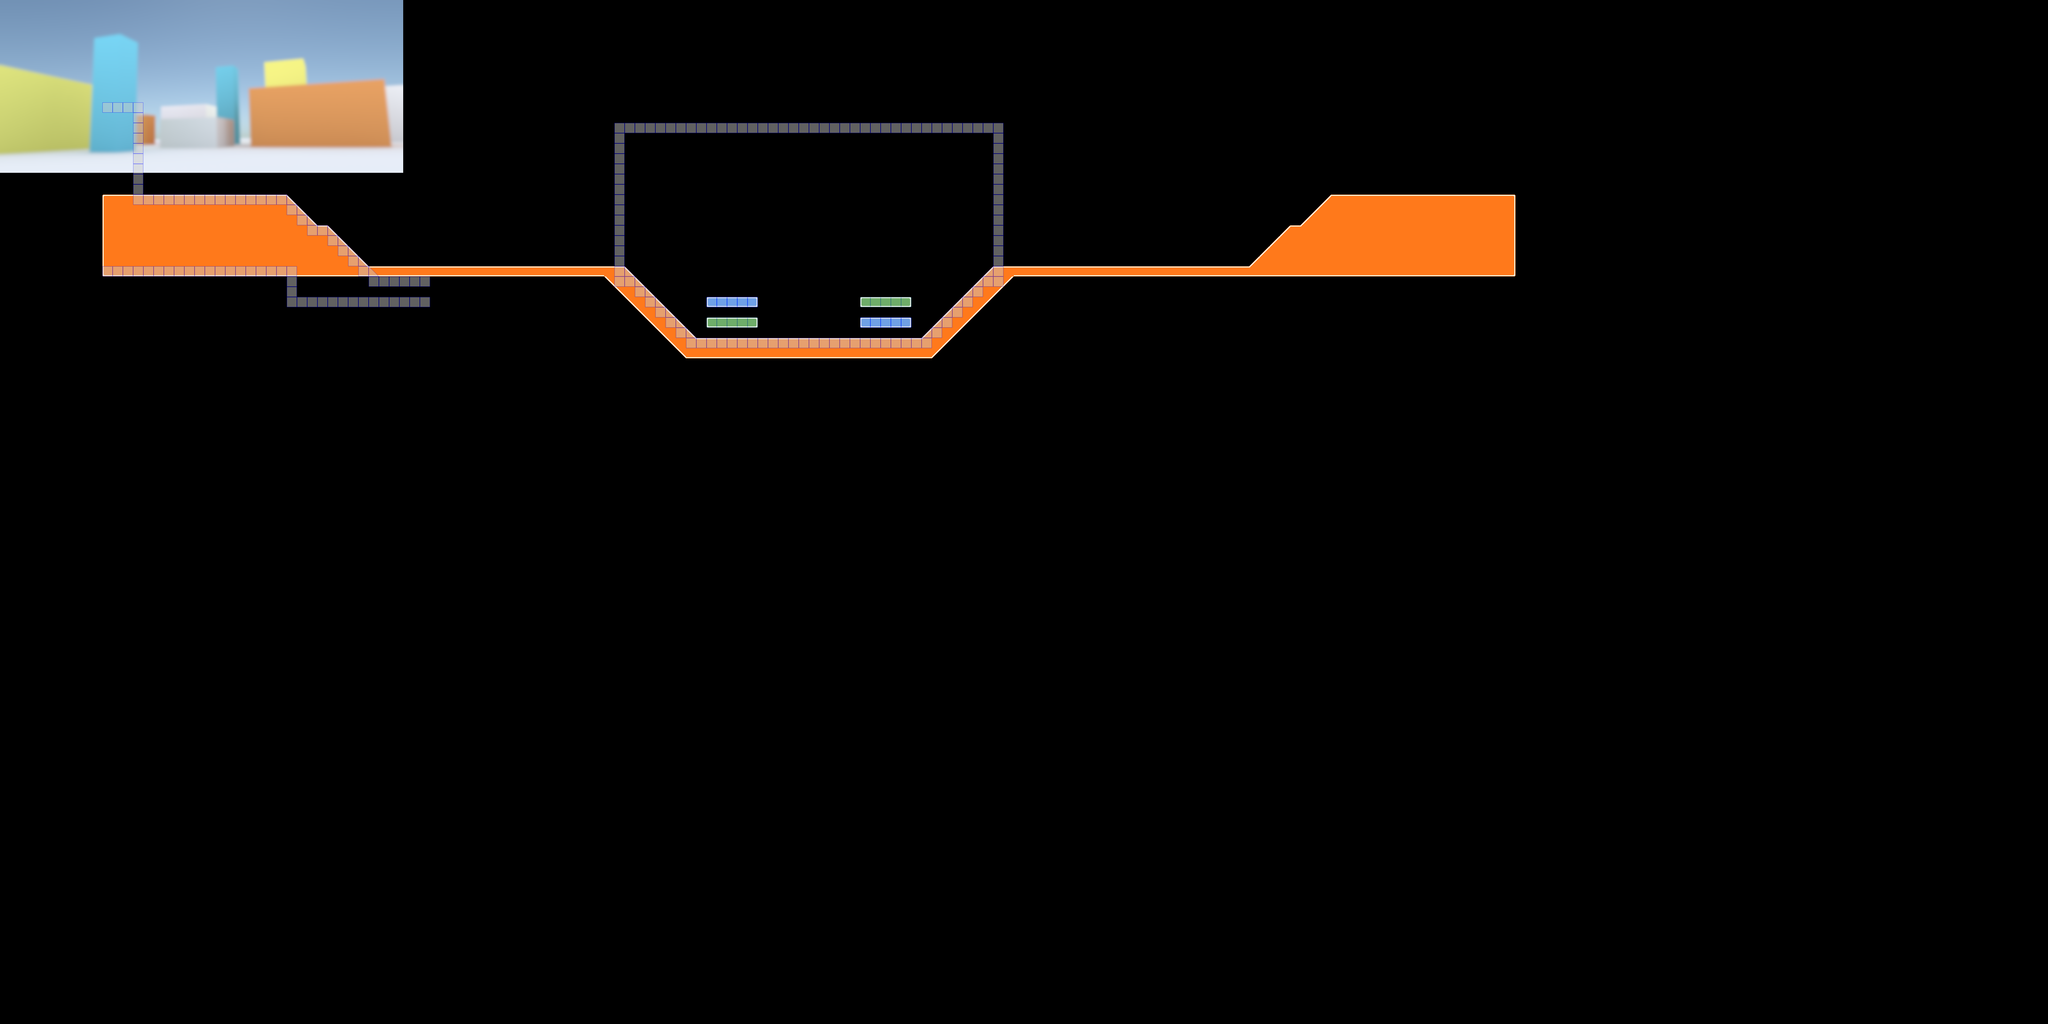

This is a level from a 2D game, rendered from its Tiled map with the project's own tilesets. A one-line summary and the map file follow, with tile-layer data summarised:
An orthogonal 200x100 tile map with 32x32 px tiles, 4 tile layers (SharedLayer, SharedCollision, BlueCollision, GreenCollision), 3 hidden layers not drawn, 11 tilesets, 1 image layer and 9 objects (2x player1, 2x player2, TitleScreen, Prop, Trigger, ...).

<map version="1.0" orientation="orthogonal" width="200" height="100" tilewidth="32" tileheight="32">
 <tileset firstgid="1" name="tilemap2" tilewidth="32" tileheight="32">
  <image source="../sprites/tilemap2.png" width="256" height="512" />
  <terraintypes>
   <terrain name="testterrain" tile="-1" />
  </terraintypes>
  <tile id="5" terrain="0,0,0,0" />
 </tileset>
 <tileset firstgid="129" name="collision" tilewidth="32" tileheight="32">
  <image source="../sprites/collision.gif" width="160" height="32" />
  <tile id="0">
   <properties>
    <property name="colshape" value="1" />
   </properties>
  </tile>
  <tile id="1">
   <properties>
    <property name="colshape" value="2" />
   </properties>
  </tile>
  <tile id="2">
   <properties>
    <property name="colshape" value="3" />
   </properties>
  </tile>
  <tile id="3">
   <properties>
    <property name="colshape" value="4" />
   </properties>
  </tile>
  <tile id="4">
   <properties>
    <property name="colshape" value="5" />
   </properties>
  </tile>
 </tileset>
 <tileset firstgid="134" name="OrangeA" tilewidth="32" tileheight="32">
  <image source="../sprites/Tiles_1_A_orange.png" width="416" height="128" />
 </tileset>
 <tileset firstgid="186" name="Tiles_1_A_blue" tilewidth="32" tileheight="32">
  <image source="../sprites/Tiles_1_A_blue.png" width="416" height="128" />
 </tileset>
 <tileset firstgid="238" name="Tiles_1_A_green" tilewidth="32" tileheight="32">
  <image source="../sprites/Tiles_1_A_green.png" width="416" height="128" />
 </tileset>
 <tileset firstgid="290" name="generic_box" tilewidth="32" tileheight="32">
  <image source="../sprites/box_generic.png" width="32" height="32" />
 </tileset>
 <tileset firstgid="291" name="button" tilewidth="32" tileheight="32">
  <image source="../sprites/button_blue.png" width="64" height="32" />
 </tileset>
 <tileset firstgid="293" name="tramp" tilewidth="32" tileheight="32">
  <image source="../sprites/trampoline.png" width="96" height="32" />
 </tileset>
 <tileset firstgid="296" name="angled_tramp" tilewidth="32" tileheight="32">
  <image source="../sprites/trampoline_angled.png" width="96" height="32" />
 </tileset>
 <tileset firstgid="299" name="orange2" tilewidth="32" tileheight="32">
  <image source="../sprites/Tiles_1_B_orange.png" width="416" height="128" />
 </tileset>
 <tileset firstgid="351" name="object_tilemap" tilewidth="32" tileheight="32">
  <image source="../sprites/object_tilemap.png" width="128" height="192" />
 </tileset>
 <imagelayer name="Background" width="200" height="100">
  <image source="../backgrounds/bgConcept1_big.png" />
 </imagelayer>
 <layer name="SharedLayer" width="200" height="100">
  <data>[20000 cells, 542 non-empty, 17 distinct tile ids]</data>
 </layer>
 <layer name="BlueLayer" width="200" height="100" visible="0">
  <data>[20000 cells, 0 non-empty, 0 distinct tile ids]</data>
 </layer>
 <layer name="GreenLayer" width="200" height="100" visible="0">
  <data>[20000 cells, 0 non-empty, 0 distinct tile ids]</data>
 </layer>
 <objectgroup name="Objects" width="200" height="100">
  <object name="player1" gid="13" x="533" y="467" />
  <object name="player2" gid="13" x="594" y="462" />
  <object type="TitleScreen" gid="4" x="2538" y="764" />
  <object name="player2" gid="351" x="2273" y="521" />
  <object name="player1" gid="355" x="2754" y="524" />
  <object name="teleporter_prop" type="Prop" gid="371" x="2528" y="1057">
   <properties>
    <property name="onspawn" value="teleporter_prop:loopAnimation(0, 0, 3, 3)" />
    <property name="sprite" value="teleporter.png" />
    <property name="spriteheight" value="32" />
    <property name="spritewidth" value="32" />
   </properties>
  </object>
  <object type="Trigger" x="2510" y="1003" width="66" height="54">
   <properties>
    <property name="onbothplayers" value="global:changeMap(intro)" />
   </properties>
  </object>
  <object type="Text" x="2484" y="957" width="124" height="43">
   <properties>
    <property name="string" value="Both touch the teleporter to start!" />
   </properties>
  </object>
  <object name="muzak" x="1963" y="439" width="66" height="63">
   <properties>
    <property name="onspawn" value="global:playMusic(crap_d1.ogg, 0.1)" />
   </properties>
  </object>
 </objectgroup>
 <layer name="SharedCollision" width="200" height="100" opacity="0.48">
  <data>[20000 cells, 202 non-empty, 3 distinct tile ids]</data>
 </layer>
 <layer name="BlueCollision" width="200" height="100" opacity="0.48">
  <data>[20000 cells, 10 non-empty, 1 distinct tile ids]</data>
 </layer>
 <layer name="GreenCollision" width="200" height="100" opacity="0.28">
  <data>[20000 cells, 10 non-empty, 1 distinct tile ids]</data>
 </layer>
 <layer name="Decoration" width="200" height="100" visible="0">
  <data>[20000 cells, 0 non-empty, 0 distinct tile ids]</data>
 </layer>
</map>
